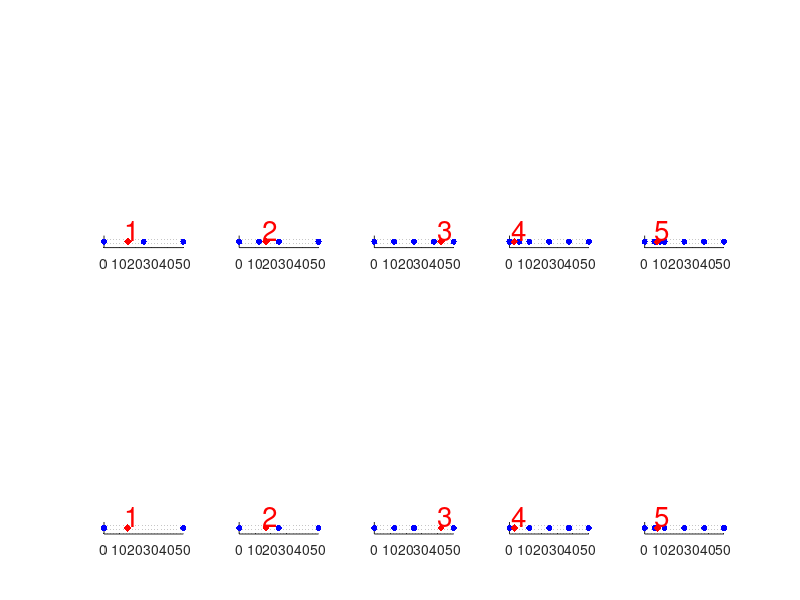

Write MATLAB code to recreate this figure.
clc; clf;
% this script plot coarse and refined sample sets shown in chapter 'error
% in the error estimate'.

%% 1 parameter case.
pmPos = [15 17 42 3 8];
pm1 = [0 50];
pm2 = [0 25 50];
pm3 = [0 12.5 25 50];
pm4 = [0 12.5 25 37.5 50];
pm5 = [0 6.25 12.5 25 37.5 50];
pm6 = [0 6.25 9.425 12.5 25 37.5 50];
pmStore = {pm1; pm2; pm3; pm4; pm5; pm6};
axisHeight = 0.02;
for iPlot = 1:5
    
    pmhhat = pmStore{iPlot + 1};
    pmhat = pmStore{iPlot};
    % plot hhat.
    yhhat = zeros(length(pmhhat), 1);
    subplot(2, 5, iPlot)
    scatter(pmhhat, yhhat, 20, 'b', 'filled')
    hold on
    scatter(pmPos(iPlot), 0, 30, 'r', 'd', 'filled')
    text(pmPos(iPlot) - 2, 0.002, num2str(iPlot), 'Color', 'r', 'FontSize', 20);
    grid minor
    axis([0 50 -0.001 0.001])
    mp = get(gca, 'Position');
    mp(4) = axisHeight;
    set(gca,'Position',mp)
    set(gca, 'YTick', []);
    % plot hat.
    yhat = zeros(length(pmhat), 1);
    subplot(2, 5, iPlot + 5)
    scatter(pmhat, yhat, 20, 'b', 'filled')
    hold on
    scatter(pmPos(iPlot), 0, 30, 'r', 'd', 'filled')
    text(pmPos(iPlot) - 2, 0.002, num2str(iPlot), 'Color', 'r', 'FontSize', 20);
    grid minor
    axis([0 50 -0.001 0.001])
    mp = get(gca, 'Position');
    mp(4) = axisHeight;
    set(gca,'Position',mp)
    set(gca, 'YTick', []);
end

% %% 2 parameters case.

% pmEXP.noidx.inpt = [0 0; 50 0; 0 50; 50 50; 25 0; 0 25; 25 25; 50 25; 25 50];
% no_inpt0 = length(pmEXP.noidx.inpt(:, 1));
% pmEXP.idx.inpt = [(1:no_inpt0)' pmEXP.noidx.inpt];
% 
% % plot coefficients
% dx = 0.5;
% dy = 1.2;
% plotScatter = ...
%     @(iScat, jScat,  inpt) ...
%     scatter(inpt{iScat}(jScat, 2), inpt{iScat}(jScat, 3), 20, 'b', 'filled');
% textScatter = ...
%     @(iScat, jScat,  inpt) ...
%     text(inpt{iScat}(jScat, 2) + dx, inpt{iScat}(jScat, 3) + dy, ...
%     num2str(inpt{iScat}(jScat, 1)));
% nplot = 5;
% pmEXP.hhatBlk = GSAGridtoBlockwithIndx(pmEXP.idx.inpt);
% nhatBlk = length(pmEXP.hhatBlk);
% % loop random point, create refined pm grid and plot.
% pmPos = [10 15; 33 3; 35 43; 5 31; 20 18];
% for iPlot = 1:nplot
%     %     generate the refined grid.
%     pmEXP.loc1 = pmPos(iPlot, 1);
%     pmEXP.loc2 = pmPos(iPlot, 2);
%     
%     % plot hat blocks.
%     pmEXP.hatBlk = pmEXP.hhatBlk;
%     subplot(2, nplot, iPlot + nplot);
%     for iScat = 1:length(pmEXP.hatBlk)
%         for jScat = 1:4
%             plotScatter(iScat, jScat, pmEXP.hatBlk);
%         end
%         hold on
%     end
%     scatter(pmEXP.loc1, pmEXP.loc2, 30, 'r', 'd', 'filled');
%     text(pmEXP.loc1 + 2, pmEXP.loc2, ...
%         num2str(iPlot), 'Color', 'r', 'FontSize', 20);
%     grid minor
%     axis([0 50 0 50])
%     axis square
%     [pmEXP.hhatBlk, pmEXP.otptRaw] = GSARefineGridLocalwithIdx...
%         (pmEXP.hhatBlk, pmEXP.loc1, pmEXP.loc2);
%     % plot hhat blocks.
%     %     plot the grid.
%     subplot(2, nplot, iPlot);
%     
%     for iScat = 1:length(pmEXP.hhatBlk)
%         for jScat = 1:4
%             plotScatter(iScat, jScat, pmEXP.hhatBlk);
%         end
%         hold on
%     end    
%     scatter(pmEXP.loc1, pmEXP.loc2, 30, 'r', 'd', 'filled');
%     text(pmEXP.loc1 + 2, pmEXP.loc2, ...
%         num2str(iPlot), 'Color', 'r', 'FontSize', 20);
%     grid minor
%     axis([0 50 0 50])
%     axis square
%     nhatBlk = length(pmEXP.hhatBlk);
% end




